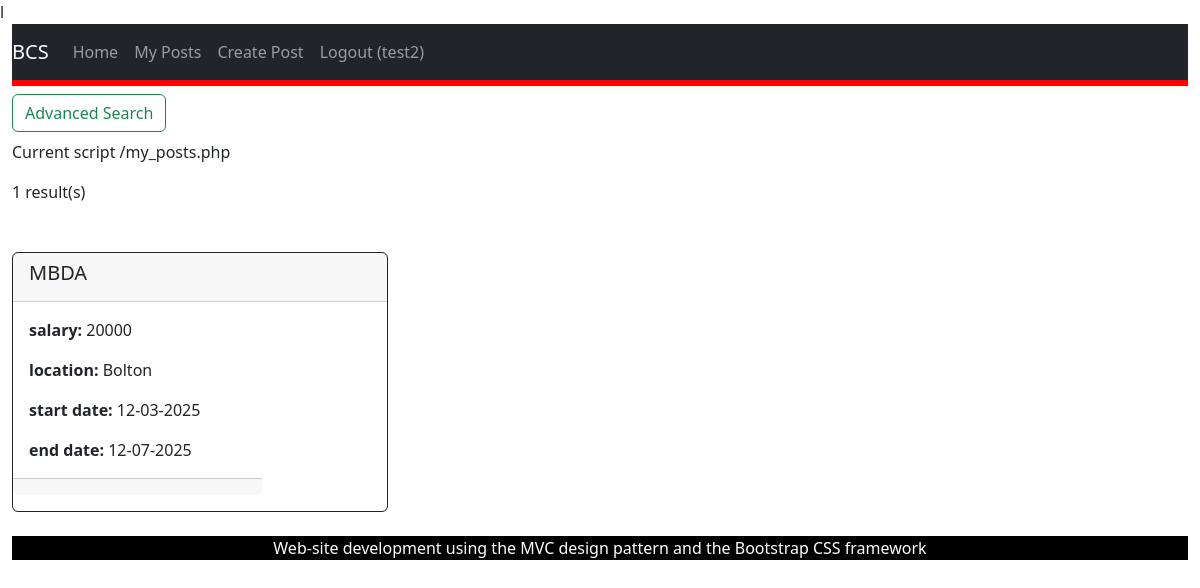
The app's page /my_posts.php (signed in) with its own data.
### tables this page shows
CREATE TABLE "placement_opportunity"
(
    placement_ID INTEGER
        primary key autoincrement,
    employer_ID  INTEGER
        references users,
    title        TEXT not null,
    description  TEXT not null,
    salary       REAL,
    location     TEXT not null,
    start_date   DATE not null,
    end_date     DATE not null
);

### my_posts.php (called while the page is built, shortened)
<?php
require_once('Models/PlacementsDataSet.php');
$view = new stdClass();
$view->pageTitle = 'My Posts';
$employerId = $_SESSION['user_id'];
$placementsDataSet = new PlacementsDataSet();
$view->placementsDataSet = $placementsDataSet->fetchPostsByEmployerID($employerId);
if (count($view->placementsDataSet) == 0)
{
    $view->dbMessage = "No results";
}
else
{
    $view->dbMessage = count($view->placementsDataSet) . " result(s)";
}
$view->success = $_SESSION['placements_success'] ?? null;
require_once('Views/my_posts.phtml');

### Models/Database.php (called while the page is built, shortened)
<?php
class Database {
    protected static $_dbInstance = null;
    protected $_dbHandle;
    public static function getInstance() {
        if(self::$_dbInstance === null) {
            self::$_dbInstance = new self();
        }
        return self::$_dbInstance;
    }
    private function __construct() {
        try {
            $this->_dbHandle = new PDO("sqlite:identifier.sqlite");
        }
        catch (PDOException $e) {
            echo $e->getMessage();
        }
    }
    public function getdbConnection() {
        return $this->_dbHandle;
    }
}

### Models/PlacementsDataSet.php (called while the page is built, shortened)
<?php
require_once('Database.php');
require_once('PlacementsData.php');
class PlacementsDataSet {
    protected $_dbHandle, $_dbInstance;
    public function __construct() {
        $this->_dbInstance = Database::getInstance();
        $this->_dbHandle = $this->_dbInstance->getdbConnection();
    }
    public function fetchPostsByEmployerID($employerId) {
        $sqlQuery = 'SELECT * FROM placement_opportunity WHERE employer_id = :employerId;';
        $statement = $this->_dbHandle->prepare($sqlQuery);
        $statement->bindParam(':employerId', $employerId, PDO::PARAM_INT);
        $statement->execute();
        $dataSet = [];
        while ($row = $statement->fetch(PDO::FETCH_ASSOC)) {
            $dataSet[] = new PlacementsData($row);
        }
        return $dataSet;
    }
}

### Models/PlacementsData.php (called while the page is built, shortened)
<?php
class PlacementsData {
    protected $placement_id, $employer_id, $title, $description,$salary, $location, $start_date, $end_date;
    public function __construct($dbRow) {
        $this->title = $dbRow['title'];
        $this->salary = $dbRow['salary'];
        $this->location = $dbRow['location'];
        $this->start_date = $dbRow['start_date'];
        $this->end_date = $dbRow['end_date'];
    }
    public function getTitle() {
        return $this->title;
    }
    public function getSalary() {
        return $this->salary;
    }
    public function getLocation() {
        return $this->location;
    }
    public function getStartDate() {
        return $this->start_date;
    }
    public function getEndDate() {
        return $this->end_date;
    }
}

### Views/my_posts.phtml (the view, shortened to what this page needs)
<?php require('template/header.phtml');
?>
<?php if (isset($_SESSION['role']) == "employer"):?>
    <div class="col-3">
        <button class="btn btn-outline-success my-4 my-sm-2" type="submit" data-bs-toggle="collapse" data-bs-target="#advancedOptions" aria-expanded="false" aria-controls="advancedOptions" >Advanced Search
        </button>
    </div>
    <div class="col-4">
        <p>Current script <?php echo $_SERVER["PHP_SELF"]; ?></p>
    </div>
    <div class="col-2">
        <p><?php echo $view->dbMessage; ?></p>
    </div>
    <div class="row row-cols-1 row-cols-md-3 g-4 my-4">
        <?php foreach ($view->placementsDataSet as $placementsData) { ?>
            <div class="col">
                <div class="card border-dark mb-3 h-100">
                    <div class="card-header">
                        <h5><?php echo $placementsData->getTitle(); ?></h5>
                    </div>
                    <?php ?><div class="col-md-8">
                        <div class="card-body">
                            <p class="card-text"><b>salary:</b> <?php echo $placementsData->getSalary()?></p>
                            <p class="card-text"><b>location:</b> <?php echo $placementsData->getLocation()?></p>
                            <p class="card-text"><b>start date:</b> <?php echo $placementsData->getStartDate()?></p>
                            <p class="card-text"><b>end date:</b> <?php echo $placementsData->getEndDate()?></p>
                        </div>
                        <div class="card-footer">
                        </div>
                    </div>
                </div>
            </div>
        <?php } ?>
    </div>
<?php endif; ?>
<?php require('template/footer.phtml') ?>

### Views/template/header.phtml (shortened to what this page needs)
l<?php
$is_logged_in = $_SESSION['logged_in'] ?? false;
$user_role = $_SESSION['role'] ?? '';
?>
<!DOCTYPE html>
<html lang="en">
<head>
    <link href="https://cdn.jsdelivr.net/npm/bootstrap@5.2.0/dist/css/bootstrap.min.css" rel="stylesheet">
    <link href="/css/my-style.css" rel="stylesheet">
</head>
<body role=""document">
<div class="container-fluid">
    <nav class="navbar navbar-expand-lg navbar-dark bg-dark">
        <a class="navbar-brand" href="index.php"> BCS</a>
        <div class="collapse navbar-collapse" id="navbarNav">
            <ul class="navbar-nav me-auto">
                <li class="nav-item">
                    <a class="nav-link" href="index.php">Home</a>
                </li>
                <?php if ($is_logged_in && $user_role === 'employer'): ?>
                    <li class="nav-item">
                        <a class="nav-link" href="my_posts.php">My Posts</a>
                    </li>
                    <li class="nav-item">
                        <a class="nav-link" href="add_post.php">Create Post</a>
                    </li>
                <?php endif; ?>
                <?php if ($is_logged_in): ?>
                    <li class="nav-item">
                        <a class="nav-link" href="logout.php">Logout (<?php echo $_SESSION['name']; ?>)</a>
                    </li>
                <?php else: ?>
                    <li class="nav-item">
                        <a class="nav-link" href="login.php">Login</a>
                    </li>
                <?php endif; ?>
            </ul>
        </div>
    </nav>
    <main id="content" class="col-12">

### Views/template/footer.phtml (shortened to what this page needs)
    </main>
    <footer class-"row">
        <div id="footer" class="col-xs-12">
            <p>Web-site development using the MVC design pattern and the Bootstrap CSS framework</p>
        </div>
    </footer>
</body>
</html>

### css/my-style.css (style rules this page uses)
#content { background-color: #fff; border-top: solid 6px #f00; }
#footer { margin_top: 20px; text-align: center; background-color: #000; color: #fff; }

### records on screen
placement_opportunity: title "MBDA", salary "20000", location "Bolton", start_date "12-03-2025", end_date "12-07-2025"

### other values on screen
$_SESSION['name'] "test2"
$_SERVER["PHP_SELF"] "/my_posts.php"
$view->dbMessage "1 result(s)"
